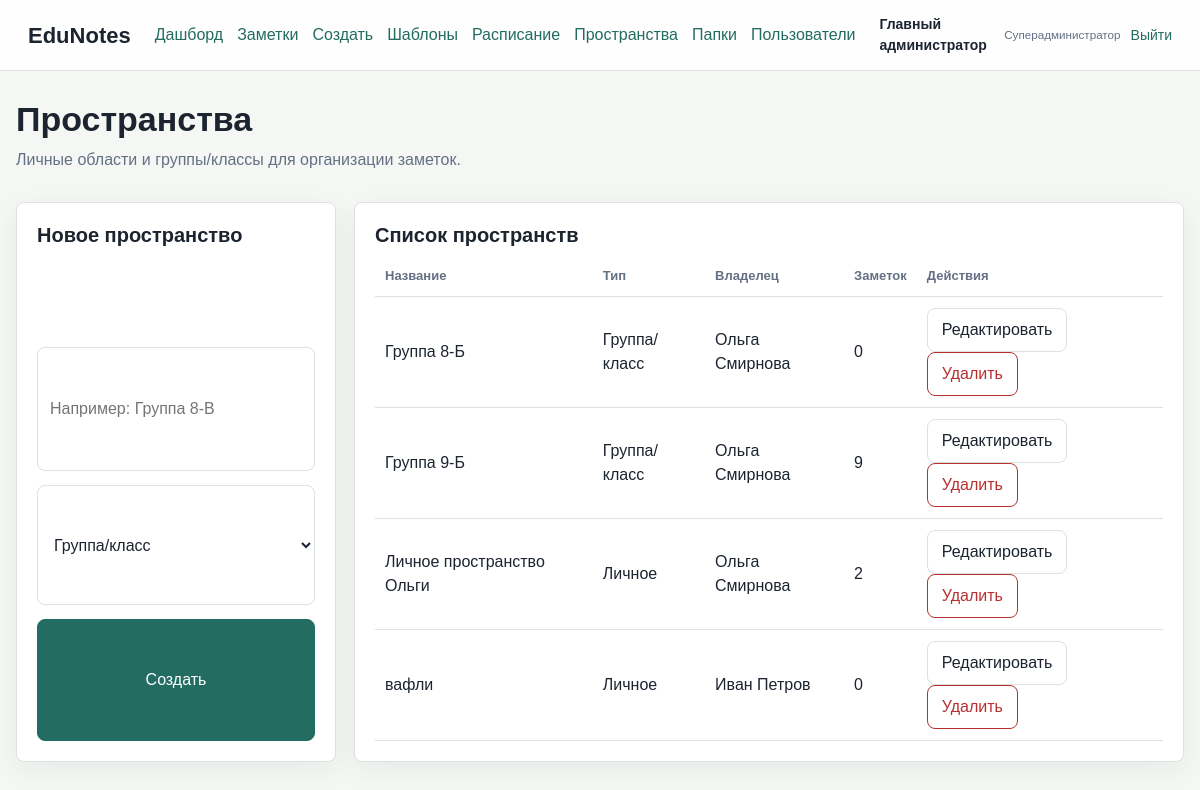
Screenshot of /workspaces (signed in) with the database file from the repository.
### tables this page shows
CREATE TABLE users (
    id INTEGER PRIMARY KEY AUTOINCREMENT,
    name TEXT NOT NULL,
    email TEXT NOT NULL UNIQUE,
    password_hash TEXT NOT NULL,
    role TEXT NOT NULL CHECK (role IN ('superadmin', 'org_admin', 'teacher', 'student', 'parent')),
    child_user_id INTEGER REFERENCES users(id) ON DELETE SET NULL,
    created_at TEXT NOT NULL DEFAULT CURRENT_TIMESTAMP
);

CREATE TABLE workspaces (
    id INTEGER PRIMARY KEY AUTOINCREMENT,
    name TEXT NOT NULL,
    kind TEXT NOT NULL DEFAULT 'personal',
    owner_id INTEGER REFERENCES users(id) ON DELETE SET NULL
);

### app.py (the view, shortened to what this page needs)
@app.route("/workspaces", methods=("GET", "POST"))
@login_required
def workspaces():
    if g.user["role"] in {"superadmin", "org_admin"}:
        items = query_all(
            """
            SELECT w.*, u.name AS owner_name, COUNT(n.id) AS notes_count
            FROM workspaces w
            LEFT JOIN users u ON u.id = w.owner_id
            LEFT JOIN notes n ON n.workspace_id = w.id
            GROUP BY w.id
            ORDER BY w.kind, w.name
            """
        )
    return render_template("workspaces.html", workspaces=items)

### app.py (called while the page is built)
def create_app() -> Flask:
    app = Flask(__name__)
    app.config["SECRET_KEY"] = os.environ.get("SECRET_KEY", "dev-secret-change-me")
    app.config["DATABASE"] = DATABASE
    @app.before_request
    def load_current_user() -> None:
        user_id = session.get("user_id")
        g.user = None
        if user_id:
            g.user = query_one("SELECT * FROM users WHERE id = ?", (user_id,))
    @app.context_processor
    def inject_globals() -> dict:
        return {
        "ROLES": ROLES,
        "ACCESS_LEVELS": ACCESS_LEVELS,
        "NOTE_TEMPLATE_ROLES": NOTE_TEMPLATE_ROLES,
        "can_delete_user": can_delete_user,
    }
    return app

def get_db() -> sqlite3.Connection:
    if "db" not in g:
        g.db = sqlite3.connect(app.config["DATABASE"])
        g.db.row_factory = sqlite3.Row
        g.db.execute("PRAGMA foreign_keys = ON")
    return g.db

def query_all(sql: str, params: tuple = ()) -> list[sqlite3.Row]:
    return get_db().execute(sql, params).fetchall()

def query_one(sql: str, params: tuple = ()) -> sqlite3.Row | None:
    return get_db().execute(sql, params).fetchone()

def login_required(view):
    @wraps(view)
    def wrapped_view(**kwargs):
        if g.user is None:
            return redirect(url_for("login"))
        return view(**kwargs)
    return wrapped_view

### templates/workspaces.html (shortened to what this page needs)
{% extends "base.html" %}
{% block content %}
<section class="section-head">
    <div>
        <h1>Пространства</h1>
        <p>Личные области и группы/классы для организации заметок.</p>
    </div>
</section>
<section class="admin-layout">
    <form class="panel stack-form" method="post">
        <h2>Новое пространство</h2>
        <input name="name" placeholder="Например: Группа 8-В" required>
        <select name="kind">
            <option value="group">Группа/класс</option>
        </select>
        <button class="primary" type="submit">Создать</button>
    </form>
    <div class="panel">
        <h2>Список пространств</h2>
        <table>
            <thead>
                <tr>
                    <th>Название</th>
                    <th>Тип</th>
                    <th>Владелец</th>
                    <th>Заметок</th>
                    <th>Действия</th>
                </tr>
            </thead>
            <tbody>
                {% for workspace in workspaces %}
                    <tr>
                        <td>{{ workspace.name }}</td>
                        <td>{{ 'Группа/класс' if workspace.kind == 'group' else 'Личное' }}</td>
                        <td>{{ workspace.owner_name or 'Не указан' }}</td>
                        <td>{{ workspace.notes_count }}</td>
                        <td>
    <a href="{{ url_for('workspace_edit', workspace_id=workspace.id) }}" class="button small">Редактировать</a>
    <form method="post" action="{{ url_for('workspace_delete', workspace_id=workspace.id) }}" style="display:inline;" onsubmit="return confirm('Удалить пространство?');">
        <button type="submit" class="danger small">Удалить</button>
    </form>
</td>
                    </tr>
                {% endfor %}
            </tbody>
        </table>
    </div>
</section>
{% endblock %}

### templates/base.html (shortened to what this page needs)
<!doctype html>
<html lang="ru">
<head>
    <link rel="stylesheet" href="{{ url_for('static', filename='styles.css') }}">
</head>
<body>
    <header class="topbar">
        <a class="brand" href="{{ url_for('notes') if g.user else url_for('login') }}">EduNotes</a>
        {% if g.user %}
            <nav class="nav">
                <a href="{{ url_for('dashboard') }}">Дашборд</a>
                <a href="{{ url_for('notes') }}">Заметки</a>
                <a href="{{ url_for('note_new') }}">Создать</a>
                <a href="{{ url_for('note_templates') }}">Шаблоны</a>
                <a href="{{ url_for('schedule') }}">Расписание</a>
                <a href="{{ url_for('workspaces') }}">Пространства</a>
                <a href="{{ url_for('folders') }}">Папки</a>
                {% if g.user.role in ['superadmin', 'org_admin'] %}
                    <a href="{{ url_for('users_admin') }}">Пользователи</a>
                {% endif %}
            </nav>
            <div class="user-chip">
                <span>{{ g.user.name }}</span>
                <small>{{ ROLES[g.user.role] }}</small>
                <a href="{{ url_for('logout') }}">Выйти</a>
            </div>
        {% endif %}
    </header>
    <main class="page">
        {% block content %}{% endblock %}
    </main>
</body>
</html>

### static/styles.css (style rules this page uses)
:root { color-scheme: light; --bg: #f5f7f4; --panel: #ffffff; --text: #1c2430; --muted: #647084; --line: #dce2df; --primary: #226c62; --primary-dark: #164d46; --accent: #c44c31; --soft: #e7f0ed; --danger: #b92f2f; }
* { box-sizing: border-box; }
body { margin: 0; background: var(--bg); color: var(--text); font-family: Arial, Helvetica, sans-serif; line-height: 1.5; }
a { color: var(--primary); text-decoration: none; }
.topbar { position: sticky; top: 0; z-index: 5; display: flex; align-items: center; gap: 24px; padding: 14px 28px; border-bottom: 1px solid var(--line); background: rgba(255, 255, 255, 0.94); }
.brand { color: var(--text); font-size: 22px; font-weight: 800; }
.nav { display: flex; gap: 14px; margin-right: auto; }
.user-chip { display: flex; align-items: center; gap: 10px; color: var(--muted); font-size: 14px; }
.user-chip span { color: var(--text); font-weight: 700; }
.page { width: min(1180px, calc(100% - 32px)); margin: 28px auto 56px; }
.section-head, .note-toolbar { display: flex; align-items: flex-start; justify-content: space-between; gap: 18px; margin-bottom: 18px; }
h1, h2 { margin: 0 0 8px; line-height: 1.2; }
h1 { font-size: 34px; }
h2 { font-size: 20px; }
p { margin: 0 0 12px; }
.muted, .section-head p { color: var(--muted); }
.panel, .note-card, .empty-state { border: 1px solid var(--line); border-radius: 8px; background: var(--panel); box-shadow: 0 8px 28px rgba(32, 40, 47, 0.06); }
.panel { padding: 20px; }
button, .button { display: inline-flex; align-items: center; justify-content: center; min-height: 40px; padding: 9px 14px; border: 1px solid var(--line); border-radius: 8px; background: #fff; color: var(--text); font: inherit; cursor: pointer; }
.primary { border-color: var(--primary); background: var(--primary); color: #fff; }
.danger { border-color: var(--danger); color: var(--danger); }
input, select, textarea { width: 100%; min-height: 42px; padding: 10px 12px; border: 1px solid var(--line); border-radius: 8px; background: #fff; color: var(--text); font: inherit; }
.auth-card, .stack-form, .note-form { display: grid; gap: 14px; }
.admin-layout { display: grid; grid-template-columns: 320px minmax(0, 1fr); gap: 18px; }
table { width: 100%; border-collapse: collapse; }
th, td { padding: 11px 10px; border-bottom: 1px solid var(--line); text-align: left; }
th { color: var(--muted); font-size: 13px; }

### rows the page displays
users: user.name "Главный администратор", role "Суперадминистратор"
workspaces: name "Группа 8-Б", kind "Группа/класс", owner_name "Ольга Смирнова", notes_count "0"
workspaces: name "Группа 9-Б", kind "Группа/класс", owner_name "Ольга Смирнова", notes_count "9"
workspaces: name "Личное пространство Ольги", kind "Личное", owner_name "Ольга Смирнова", notes_count "2"
workspaces: name "вафли", kind "Личное", owner_name "Иван Петров", notes_count "0"
